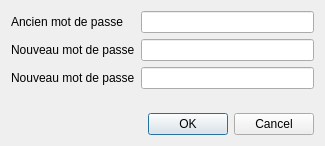
<?xml version="1.0" encoding="UTF-8"?>
<ui version="4.0">
 <class>DialogChangerPass</class>
 <widget class="QDialog" name="DialogChangerPass">
  <property name="geometry">
   <rect>
    <x>0</x>
    <y>0</y>
    <width>325</width>
    <height>146</height>
   </rect>
  </property>
  <property name="windowTitle">
   <string>Changer le mot de passe</string>
  </property>
  <layout class="QVBoxLayout" name="verticalLayout">
   <item>
    <layout class="QFormLayout" name="formLayout">
     <item row="0" column="0">
      <widget class="QLabel" name="lbAncienPass">
       <property name="text">
        <string>Ancien mot de passe</string>
       </property>
      </widget>
     </item>
     <item row="0" column="1">
      <widget class="QLineEdit" name="ancienPass">
       <property name="minimumSize">
        <size>
         <width>150</width>
         <height>0</height>
        </size>
       </property>
       <property name="echoMode">
        <enum>QLineEdit::Password</enum>
       </property>
      </widget>
     </item>
     <item row="1" column="0">
      <widget class="QLabel" name="lbNouveauPass1">
       <property name="text">
        <string>Nouveau mot de passe</string>
       </property>
      </widget>
     </item>
     <item row="1" column="1">
      <widget class="QLineEdit" name="nouveauPass1">
       <property name="echoMode">
        <enum>QLineEdit::Password</enum>
       </property>
      </widget>
     </item>
     <item row="2" column="0">
      <widget class="QLabel" name="lbNouveauPass2">
       <property name="text">
        <string>Nouveau mot de passe</string>
       </property>
      </widget>
     </item>
     <item row="2" column="1">
      <widget class="QLineEdit" name="nouveauPass2">
       <property name="echoMode">
        <enum>QLineEdit::Password</enum>
       </property>
      </widget>
     </item>
    </layout>
   </item>
   <item>
    <widget class="QDialogButtonBox" name="boutons">
     <property name="orientation">
      <enum>Qt::Horizontal</enum>
     </property>
     <property name="standardButtons">
      <set>QDialogButtonBox::Cancel|QDialogButtonBox::Ok</set>
     </property>
    </widget>
   </item>
  </layout>
 </widget>
 <tabstops>
  <tabstop>ancienPass</tabstop>
  <tabstop>nouveauPass1</tabstop>
  <tabstop>nouveauPass2</tabstop>
  <tabstop>boutons</tabstop>
 </tabstops>
 <resources/>
 <connections>
  <connection>
   <sender>boutons</sender>
   <signal>accepted()</signal>
   <receiver>DialogChangerPass</receiver>
   <slot>accept()</slot>
   <hints>
    <hint type="sourcelabel">
     <x>248</x>
     <y>254</y>
    </hint>
    <hint type="destinationlabel">
     <x>157</x>
     <y>274</y>
    </hint>
   </hints>
  </connection>
  <connection>
   <sender>boutons</sender>
   <signal>rejected()</signal>
   <receiver>DialogChangerPass</receiver>
   <slot>reject()</slot>
   <hints>
    <hint type="sourcelabel">
     <x>316</x>
     <y>260</y>
    </hint>
    <hint type="destinationlabel">
     <x>286</x>
     <y>274</y>
    </hint>
   </hints>
  </connection>
 </connections>
</ui>
